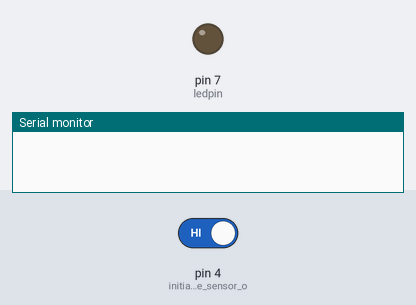
Bench run of a sketch on a simulated Arduino Uno, built with avr-gcc and run on an emulated ATmega328P. On the bench: output pins drawn as LEDs (lit = HIGH), the last lines printed to the serial monitor. The inputs (shaded band) are chosen by the test bench; at power-on: pin 4 (initialize_Flame_sensor_o) HIGH.

Above: at 2.8 s.
2.9 s: pin 4 (initialize_Flame_sensor_o) driven LOW
At 3.3 s:
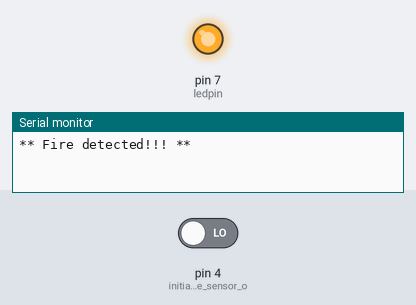
4.5 s: pin 4 (initialize_Flame_sensor_o) driven HIGH
At 6.0 s:
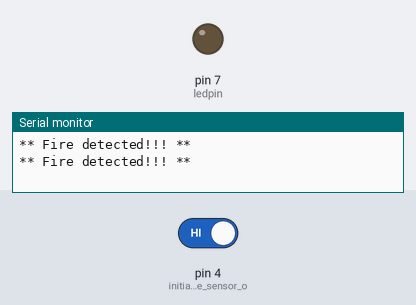
Timing chart, 0 to 7.5 s (numbered marks = the images above; inputs shaded):
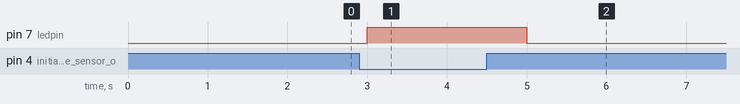

The sketch:

Flame_Sensor_Using_Arduino.ino
```cpp
int ledpin=7;
void setup()
{
  pinMode(4, INPUT); //initialize Flame sensor output pin connected pin as input.
  pinMode(7, OUTPUT);// initialize digital pin LED_BUILTIN as an output.
  Serial.begin(9600);// initialize serial communication @ 9600 baud:
}
void loop()
{
  if (digitalRead(4) == 0 )
  {
    digitalWrite(ledpin, HIGH); // Led ON
    Serial.println("** Fire detected!!! **");
  }
  else
  {
    digitalWrite(ledpin, LOW);
  }
  delay(1000);
}
```

Measured:
- after the input at 2.9 s, pin 7 (ledpin): LOW → HIGH after 0.10 s
- after the input at 4.5 s, pin 7 (ledpin): HIGH → LOW after 0.50 s
